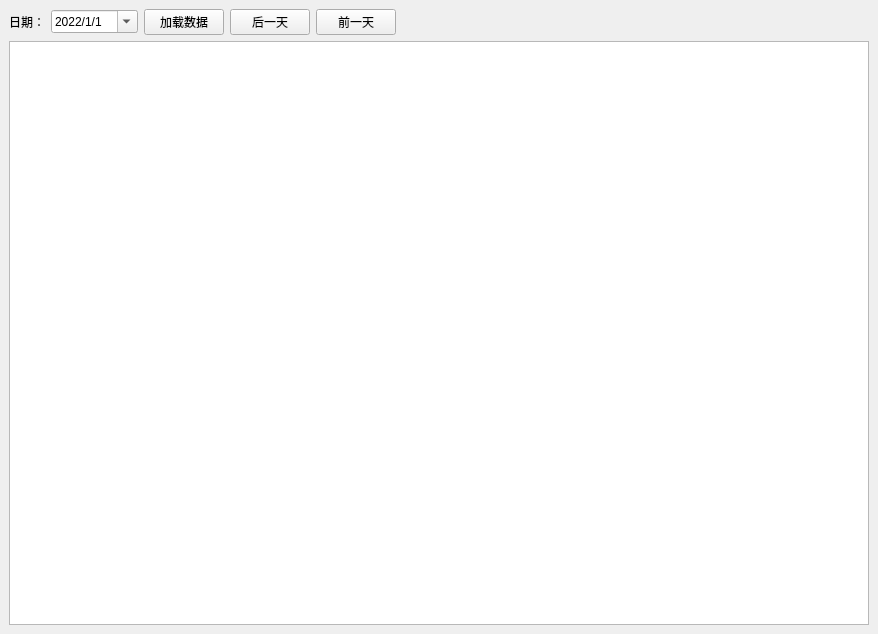
<?xml version="1.0" encoding="UTF-8"?>
<ui version="4.0">
 <class>MainWindow</class>
 <widget class="QMainWindow" name="MainWindow">
  <property name="geometry">
   <rect>
    <x>0</x>
    <y>0</y>
    <width>878</width>
    <height>634</height>
   </rect>
  </property>
  <property name="windowTitle">
   <string>MainWindow</string>
  </property>
  <widget class="QWidget" name="centralwidget">
   <layout class="QVBoxLayout" name="verticalLayout_2">
    <item>
     <layout class="QVBoxLayout" name="verticalLayout">
      <item>
       <layout class="QHBoxLayout" name="horizontalLayout">
        <item>
         <widget class="QLabel" name="label_9">
          <property name="text">
           <string>日期：</string>
          </property>
         </widget>
        </item>
        <item>
         <widget class="QDateTimeEdit" name="dte_date">
          <property name="dateTime">
           <datetime>
            <hour>0</hour>
            <minute>0</minute>
            <second>0</second>
            <year>2022</year>
            <month>1</month>
            <day>1</day>
           </datetime>
          </property>
          <property name="date">
           <date>
            <year>2022</year>
            <month>1</month>
            <day>1</day>
           </date>
          </property>
          <property name="displayFormat">
           <string>yyyy/M/d</string>
          </property>
          <property name="calendarPopup">
           <bool>true</bool>
          </property>
         </widget>
        </item>
        <item>
         <widget class="QPushButton" name="pb_load">
          <property name="text">
           <string> 加载数据 </string>
          </property>
         </widget>
        </item>
        <item>
         <widget class="QPushButton" name="pb_add">
          <property name="sizePolicy">
           <sizepolicy hsizetype="Fixed" vsizetype="Fixed">
            <horstretch>0</horstretch>
            <verstretch>0</verstretch>
           </sizepolicy>
          </property>
          <property name="text">
           <string> 后一天 </string>
          </property>
         </widget>
        </item>
        <item>
         <widget class="QPushButton" name="pb_sub">
          <property name="sizePolicy">
           <sizepolicy hsizetype="Fixed" vsizetype="Fixed">
            <horstretch>0</horstretch>
            <verstretch>0</verstretch>
           </sizepolicy>
          </property>
          <property name="text">
           <string> 前一天 </string>
          </property>
         </widget>
        </item>
        <item>
         <spacer name="horizontalSpacer">
          <property name="orientation">
           <enum>Qt::Horizontal</enum>
          </property>
          <property name="sizeHint" stdset="0">
           <size>
            <width>40</width>
            <height>20</height>
           </size>
          </property>
         </spacer>
        </item>
       </layout>
      </item>
      <item>
       <widget class="QTableView" name="tableView"/>
      </item>
     </layout>
    </item>
   </layout>
  </widget>
 </widget>
 <resources/>
 <connections/>
</ui>
